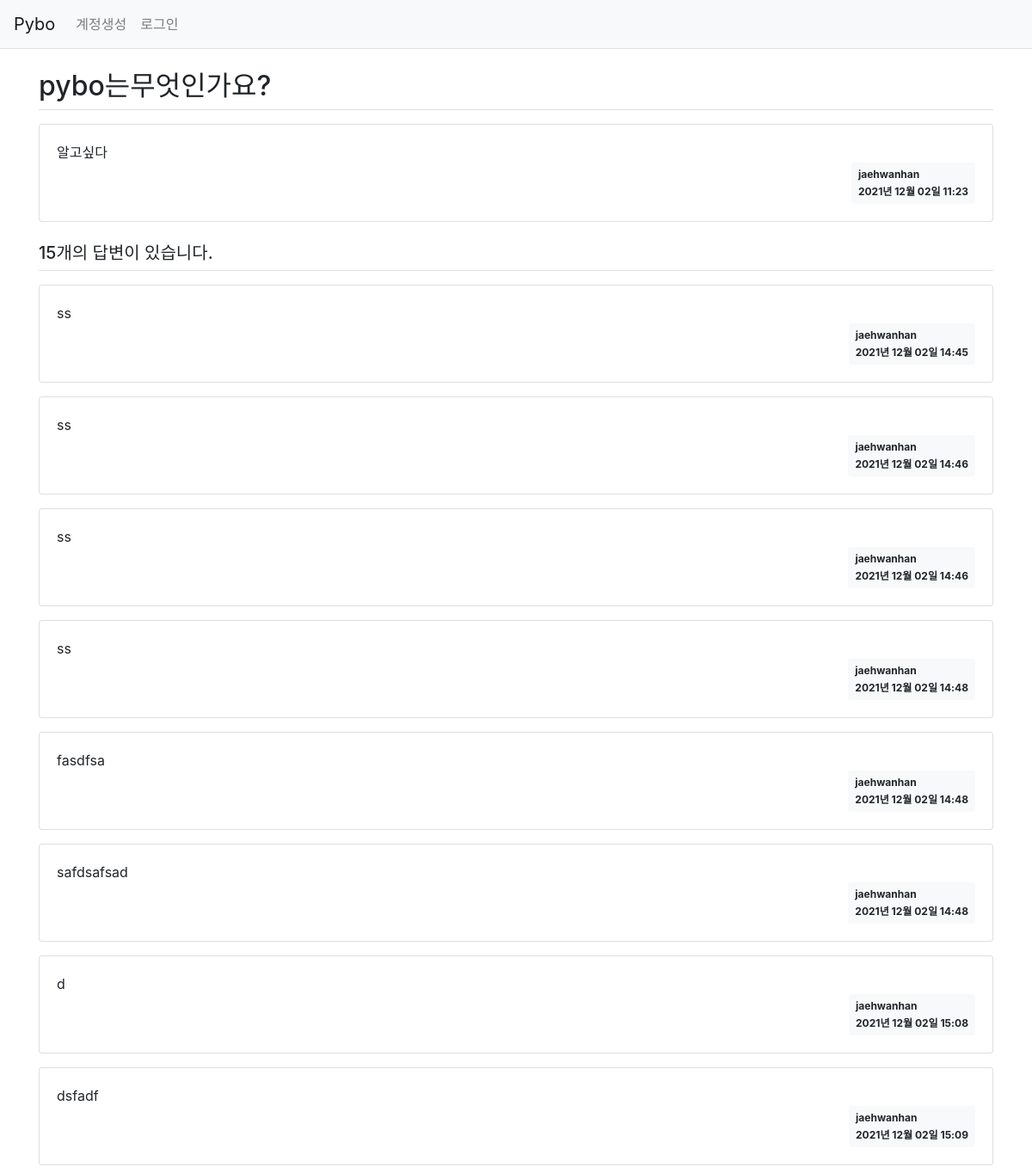
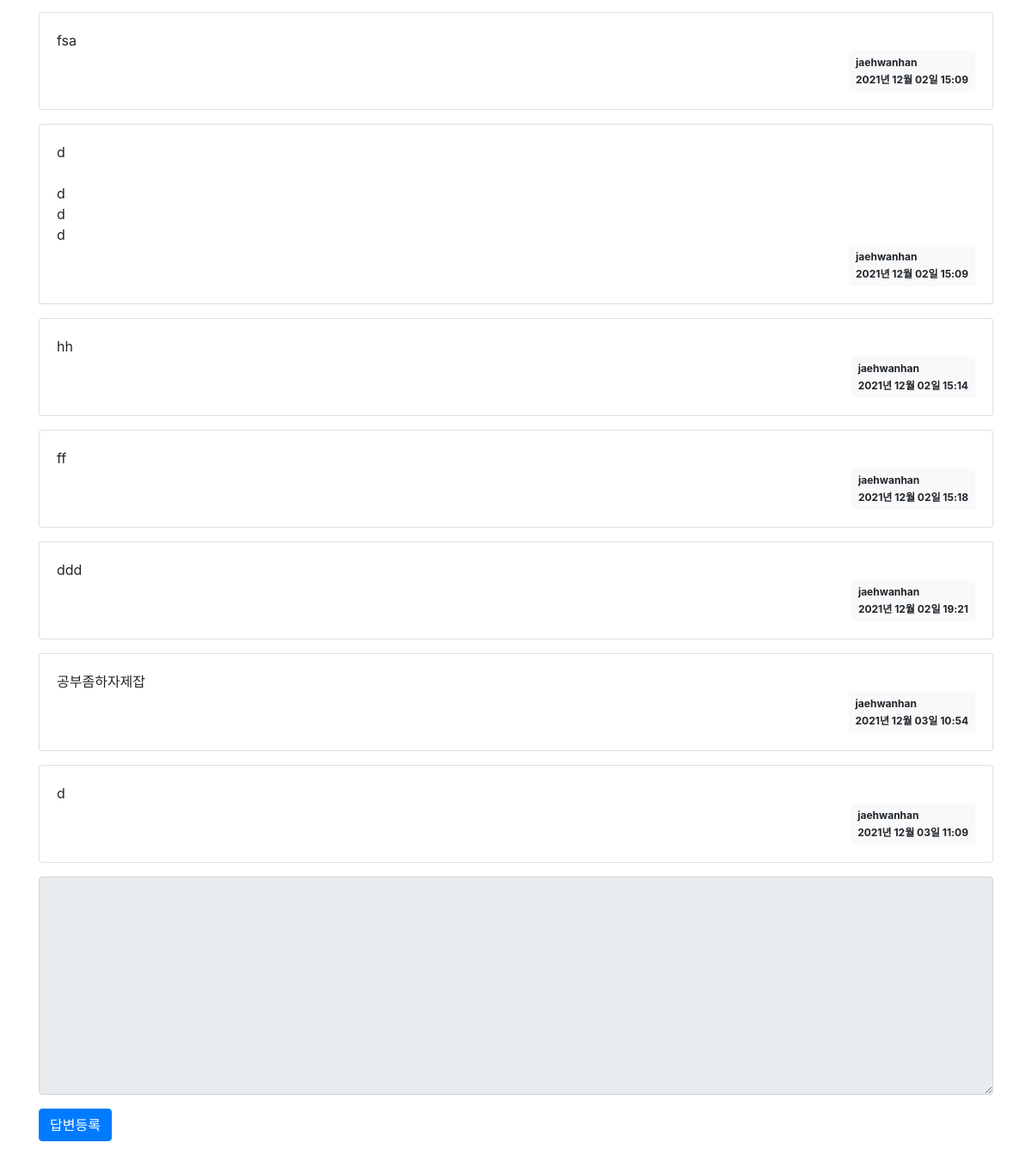
The app's page /question/detail/1/ with its own data (2 pictures, top to bottom).
### pybo/models.py (models this page shows)
class Question(db.Model):
    id = db.Column(db.Integer, primary_key=True)
    subject = db.Column(db.String(200), nullable=True)
    content = db.Column(db.Text(), nullable=True)
    create_date = db.Column(db.DateTime(), nullable=True)
    user_id = db.Column(db.Integer, db.ForeignKey('user.id', ondelete='CASCADE'), nullable=False,
                        server_default = '1')
    user = db.relationship('User', backref=db.backref('question_set'))
    modify_date = db.Column(db.DateTime(), nullable=True)

class User(db.Model):
    id = db.Column(db.Integer, primary_key=True)
    username = db.Column(db.String(150), unique=True, nullable=False)
    password = db.Column(db.String(200), nullable=False)
    email = db.Column(db.String(120), unique=True, nullable=False)

class Answer(db.Model):
    id = db.Column(db.Integer, primary_key=True)
    question_id = db.Column(db.Integer, db.ForeignKey('question.id', ondelete='CASCADE'))
    question = db.relationship('Question', backref=db.backref('answer_set'))
    content = db.Column(db.Text(), nullable=False)
    create_date = db.Column(db.DateTime(), nullable=False)
    user_id = db.Column(db.Integer, db.ForeignKey('user.id', ondelete='CASCADE'), nullable=False,
                        server_default = '1')
    user = db.relationship('User', backref=db.backref('answer_set'))
    modify_date = db.Column(db.DateTime(), nullable=True)

### pybo/views/question_views.py (the view)
@bp.route('/detail/<int:question_id>/')
def detail(question_id):
    form = Answerform()
    question = Question.query.get_or_404(question_id)
    return render_template('question/question_detail.html', question=question, form=form)

### pybo/form.py
class Answerform(FlaskForm):
    content = TextAreaField('내용', validators=[DataRequired("내용은 필수라고요,,")])

### pybo/filter.py (called while the page is built)
def format_datetime(value, fmt='%Y년 %m월 %d일 %H:%M'):
    return value.strftime(fmt)

### pybo/views/auth_views.py (called while the page is built)
@bp.before_app_request
def load_logged_in_user():
    user_id = session.get('user_id')
    if user_id is None:
        g.user = None
    else:
        g.user = User.query.get(user_id)

### pybo/templates/question/question_detail.html (shortened to what this page needs)
{% extends 'base.html' %}
{% block content %}
<div class="container my-3">
    <h2 class="border-bottom py-2">{{ question.subject }}</h2>
    <div class="card my-3">
        <div class="card-body">
            <div class="card-text" style="white-space: pre-line;">{{ question.content }}</div>
            <div class="d-flex justify-content-end">
                <div class="badge badge-light p-2 text-left">
                    <div class="mb-2">{{ question.user.username }}</div>
                    <div>{{ question.create_date | datetime }}</div>
                </div>
            </div>
        </div>
    </div>
    <h5 class="border-bottom my-3 py-2">{{ question.answer_set|length }}개의 답변이 있습니다.</h5>
    {% for answer in question.answer_set %}
    <div class="card my-3">
        <div class="card-body">
            <div class="card-text" style="white-space: pre-line;">{{ answer.content }}</div>
            <div class="d-flex justify-content-end">
                <div class="badge badge-light p-2 text-left">
                    <div class="mb-2">{{ answer.user.username }}</div>
                    <div>{{ answer.create_date  | datetime }}</div>
                </div>
            </div>
        </div>
    </div>
    {% endfor %}
    <form action="{{ url_for('answer.create', question_id=question.id) }}" method="post" class="my-3">
        <div class="form-group">
            <textarea {% if not g.user %}disabled{% endif %}
                    name="content" id="content" class="form-control" rows="10"></textarea>
        </div>
        <input type="submit" value="답변등록" class="btn btn-primary">
    </form>
</div>
{% endblock %}

### records on screen
Question: subject "pybo는무엇인가요?", content "알고싶다", create_date "2021년 12월 02일 11:23"
User: user.username "jaehwanhan"
Answer: content "ss", user.username "jaehwanhan", create_date "2021년 12월 02일 14:45"
Answer: content "ss", user.username "jaehwanhan", create_date "2021년 12월 02일 14:46"
Answer: content "ss", user.username "jaehwanhan", create_date "2021년 12월 02일 14:46"
Answer: content "ss", user.username "jaehwanhan", create_date "2021년 12월 02일 14:48"
Answer: content "fasdfsa", user.username "jaehwanhan", create_date "2021년 12월 02일 14:48"
Answer: content "safdsafsad", user.username "jaehwanhan", create_date "2021년 12월 02일 14:48"
Answer: content "d", user.username "jaehwanhan", create_date "2021년 12월 02일 15:08"
Answer: content "dsfadf", user.username "jaehwanhan", create_date "2021년 12월 02일 15:09"
Answer: content "fsa", user.username "jaehwanhan", create_date "2021년 12월 02일 15:09"
Answer: content "d d d d", user.username "jaehwanhan", create_date "2021년 12월 02일 15:09"
Answer: content "hh", user.username "jaehwanhan", create_date "2021년 12월 02일 15:14"
Answer: content "ff", user.username "jaehwanhan", create_date "2021년 12월 02일 15:18"
Answer: content "ddd", user.username "jaehwanhan", create_date "2021년 12월 02일 19:21"
Answer: content "공부좀하자제잡", user.username "jaehwanhan", create_date "2021년 12월 03일 10:54"
Answer: content "d", user.username "jaehwanhan", create_date "2021년 12월 03일 11:09"

### other values on screen
{{ question.answer_set|length }} "15"
